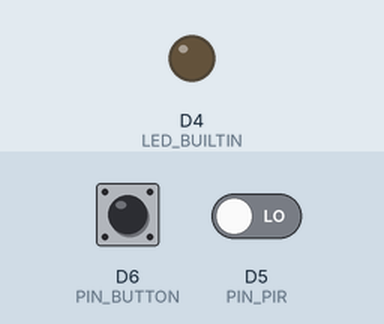
This program was run on a simulated ESP8266 (Wemos D1 mini). On the bench: output pins drawn as LEDs (lit = HIGH, except the on-board LED, lit = LOW). Dashed ring = blinking. The test bench sets the inputs (shaded band); at power-on: D5 (PIN_PIR) LOW, D6 (PIN_BUTTON) HIGH.

Above: at 1.2 s.
1.3 s: D5 (PIN_PIR) driven HIGH
At 1.48 s:
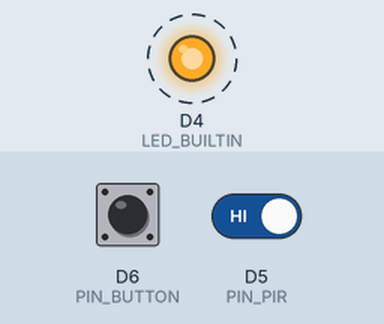
4.3 s: D6 (PIN_BUTTON) pulled LOW for 0.15 s
6.0 s: D6 (PIN_BUTTON) pulled LOW for 1 s
At 7.31 s:
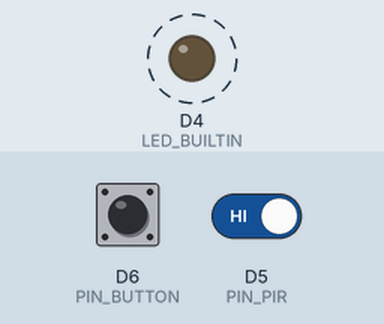
Timing chart, 0 to 15.2 s (numbered marks = the images above; inputs shaded):
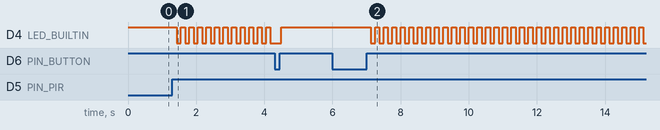

Measured:
- after the input at 1.3 s, D4 (LED_BUILTIN): alternates HIGH for 0.13 s and LOW for 0.13 s, starting after 0.13 s
- after the input at 6.0 s, D4 (LED_BUILTIN): alternates HIGH for 0.13 s and LOW for 0.13 s, starting after 1.1 s

The program:

main.cpp
```cpp
//
//  Project 1: Alarm System
//
//  I Yash Chaudhary, 000820480 certify that this material is my original work.
//  No other person's work has been used without due acknowledgement.
//  I have not made my work available to anyone else."
//
//  @author Yash Chaudhary
//  @id 000820480
//
//  Completed : STAGE 5
//
#include <Arduino.h>

// digital input pin definitions
#define PIN_PIR D5
#define PIN_BUTTON D6
#define LED_ON false  // to represent LED is ON
#define LED_OFF true  // to represent LED is OFF
#define ALARM_ENABLE 0  // to represent Alarm system is active
#define ALARM_DISABLED 1  // to represent alarm system is disabled
#define ALARM_COUNTDOWN 2 // to represent alarm system is in countdown waiting for input
#define ALARM_RINGING 3  // represent alarm is ringing
#define BUTTON_DELAY 200  // milliseconds to delay after button is pressed to avoid last state logic

int iAlarmMode; // Current status of Alarm

/**
 * this function blinks the built-in lights D1 mini.
 * it will track the button press during the blinking period, if pressed it will return int value representing alarm is disabled.
 *
 * @param blinkPerSec how many times to blink light in one second period
 * @param totalSec total second the light should blink
 *
 * @return integer value refering whether to disable or ring the alarm
 * */
int blinkLight(int blinkPerSec, int totalSec){

  // formula: 1000/(number of times to blink * 2)  [2 is for ON half the time and OFF half time in one cycle]
  int intervalForBlink = 500/blinkPerSec;

  for(int i = 0; i < totalSec; i++){   // each iterartion of this loop is one second.
    for(int i = 0; i < blinkPerSec; i++){  // each iteration will blink the light once
      // check button press
      if(digitalRead(PIN_BUTTON) == LOW){
        delay(BUTTON_DELAY);
        return ALARM_DISABLED;  // to disable alarm
      }
      digitalWrite(LED_BUILTIN, LED_OFF);
      delay(intervalForBlink);
      digitalWrite(LED_BUILTIN,LED_ON);
      delay(intervalForBlink);
    }
  }
  return ALARM_RINGING;   // alarm will start ringing
}

void setup() {
  // configure the USB serial monitor
  Serial.begin(115200);

  // configure the LED output
  pinMode(LED_BUILTIN, OUTPUT);

  // PIR sensor is an INPUT
  pinMode(PIN_PIR, INPUT);

  // Button is an INPUT
  pinMode(PIN_BUTTON, INPUT_PULLUP);

  // setting the LED off and alarm mode to enable
  digitalWrite(LED_BUILTIN,LED_OFF);
  iAlarmMode = ALARM_ENABLE;
}


void loop() {
  switch (iAlarmMode){
    case ALARM_ENABLE:   // alarm is enable check for motion detection by sensor
      bool bPIR;
      bPIR = digitalRead(PIN_PIR);
      if(bPIR == true)
        iAlarmMode = ALARM_COUNTDOWN;  // found the motion, start the countdown
      break;
    case ALARM_COUNTDOWN:
      iAlarmMode = blinkLight(4,10);   // blink light for 10 sec with 4 blinks per sec
      if(iAlarmMode == ALARM_DISABLED){    // if btn was pressed during countdown, turn off the led
        digitalWrite(LED_BUILTIN,LED_OFF);
      }else {                              // alarm start ringing by turning led on
        digitalWrite(LED_BUILTIN,LED_ON);
      }
      break;
    case ALARM_DISABLED:             // alarm is diable chekc if btn press to enable the sensor
      if(digitalRead(PIN_BUTTON) == LOW){
        iAlarmMode = ALARM_ENABLE;
        delay(BUTTON_DELAY); // avoid double press
      }
      break;
    default:      //Alarm ringing cannot do nothing
      break;
  }
}
```
